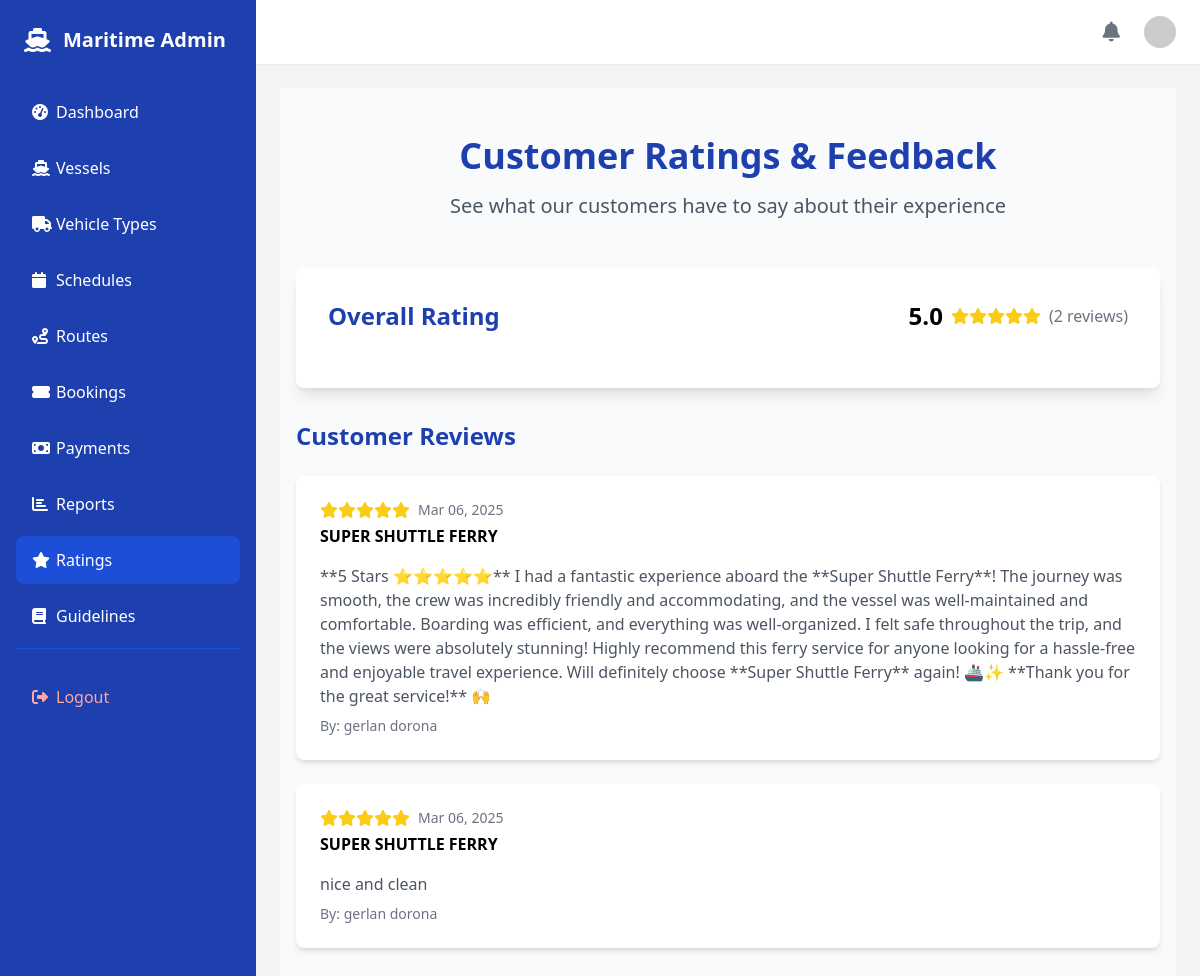
/ratings/, run on the app's committed database.
### trip/models.py (models this page shows, shortened)
class Rating(models.Model):
    vessel = models.ForeignKey(Vessel, on_delete=models.CASCADE)
    rating = models.IntegerField(choices=[(1, '1'), (2, '2'), (3, '3'), (4, '4'), (5, '5')])
    comment = models.TextField(blank=True, null=True)
    full_name = models.CharField(max_length=100)
    email = models.EmailField(blank=True, null=True)
    created_at = models.DateTimeField(auto_now_add=True)
    is_approved = models.BooleanField(default=False)  # Add this field for moderation
    user = models.ForeignKey('auth.User', on_delete=models.SET_NULL, null=True, blank=True)  # Add this field to track user ratings
    class Meta:
        ordering = ['-created_at']

class Vessel(models.Model):
    name = models.CharField(max_length=100)
    capacity_passengers = models.PositiveIntegerField()
    capacity_cargo = models.FloatField(help_text="Capacity in metric tons")
    active = models.BooleanField(default=True)

### trip/views.py (the view, shortened to what this page needs)
# urls.py: path('ratings/', views.ratings, name='ratings'),
def ratings(request):
    ratings_list = Rating.objects.all().order_by('-created_at')
    avg_rating = ratings_list.aggregate(avg=models.Avg('rating'))['avg'] or 0
    avg_rating = round(avg_rating, 1)
    rating_distribution = []
    for i in range(1, 6):
        count = ratings_list.filter(rating=i).count()
        percentage = (count / ratings_list.count() * 100) if ratings_list.count() > 0 else 0
        rating_distribution.append({
            'stars': i,
            'count': count,
            'percentage': round(percentage, 1)
        })
    vessels = Vessel.objects.filter(active=True).order_by('name')
    context = {
        'ratings': ratings_list,
        'avg_rating': avg_rating,
        'rating_distribution': rating_distribution,
        'vessels': vessels
    }
    return render(request, 'ratings.html', context)

### trip/views.py (called while the page is built)
def get_notification_context(request):
    if request.user.is_authenticated:
        pending_payments_count = Booking.objects.filter(is_paid=False).count()
        return {
            'pending_payments_count': pending_payments_count
        }
    return {'pending_payments_count': 0}

### templates/ratings.html (shortened to what this page needs)
{% extends 'dashboard/base.html' %}
{% block content %}
<div class="bg-gray-50 min-h-screen py-12">
    <div class="container mx-auto px-4">
        <div class="text-center mb-12">
            <h1 class="text-4xl font-bold text-blue-800 mb-4">Customer Ratings & Feedback</h1>
            <p class="text-gray-600 text-xl">See what our customers have to say about their experience</p>
        </div>
        <div class="max-w-4xl mx-auto bg-white rounded-lg shadow-lg p-8 mb-8">
            <div class="flex justify-between items-center mb-6">
                <h2 class="text-2xl font-bold text-blue-800">Overall Rating</h2>
                <div class="flex items-center space-x-2">
                    <span class="text-2xl font-bold">{{ avg_rating }}</span>
                    <div class="flex text-yellow-400">
                        {% for i in "12345"|make_list %}
                            {% if forloop.counter <= avg_rating %}
                                <i class="fas fa-star"></i>
                            {% elif forloop.counter <= avg_rating|add:0.5 %}
                                <i class="fas fa-star-half-alt"></i>
                            {% else %}
                                <i class="far fa-star"></i>
                            {% endif %}
                        {% endfor %}
                    </div>
                    <span class="text-gray-500">({{ ratings.count }} reviews)</span>
                </div>
            </div>
        </div>
        <div class="max-w-4xl mx-auto">
            <h2 class="text-2xl font-bold text-blue-800 mb-6">Customer Reviews</h2>
            <div class="grid gap-6">
                {% for rating in ratings %}
                <div class="bg-white rounded-lg shadow-md p-6">
                    <div class="flex justify-between items-start mb-4">
                        <div>
                            <div class="flex items-center mb-1">
                                <div class="flex text-yellow-400 mr-2">
                                    {% for i in "12345"|make_list %}
                                        {% if forloop.counter <= rating.rating %}
                                        <i class="fas fa-star"></i>
                                        {% else %}
                                        <i class="far fa-star"></i>
                                        {% endif %}
                                    {% endfor %}
                                </div>
                                <span class="text-gray-500 text-sm">{{ rating.created_at|date:"M d, Y" }}</span>
                            </div>
                            <p class="font-semibold">{{ rating.vessel.name }}</p>
                        </div>
                    </div>
                    <p class="text-gray-600">{{ rating.comment }}</p>
                    <div class="mt-2 text-sm text-gray-500">
                        By: {{ rating.full_name|default:"Anonymous" }}
                    </div>
                </div>
                {% empty %}
                <div class="text-center py-8 bg-white rounded-lg shadow-md">
                    <p class="text-gray-500">No ratings available yet.</p>
                </div>
                {% endfor %}
            </div>
        </div>
    </div>
</div>
{% endblock %}

### data on the page
Rating: rating 5 (drawn), created_at "Mar 06, 2025", vessel.name "SUPER SHUTTLE FERRY", comment "**5 Stars ⭐⭐⭐⭐⭐** I had a fantastic experience aboard the **Super Shuttle Ferry**! The journey was smooth, the crew was incredibly friendly and accommodating, and the vessel was well-maintained and comfortable. Boarding was efficient, and everything was well-organized. I felt safe throughout the trip, and the views were absolutely stunning! Highly recommend this ferry service for anyone looking for a hassle-free and enjoyable travel experience. Will definitely choose **Super Shuttle Ferry** again! 🚢✨ **Thank you for the great service!** 🙌", full_name "gerlan dorona"
Rating: rating 5 (drawn), created_at "Mar 06, 2025", vessel.name "SUPER SHUTTLE FERRY", comment "nice and clean", full_name "gerlan dorona"

### other printed values
{{ avg_rating }} "5.0"
{{ ratings.count }} "2"
